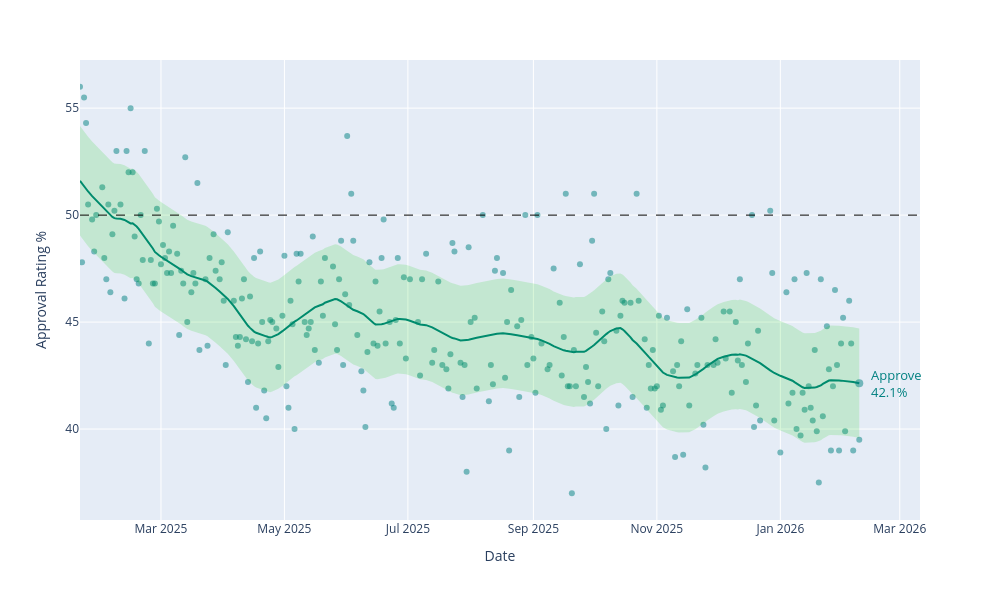

Source (notebook cell):
### Markdown cell above
## Using Plotly Express and built-in loess

### Code cell
fig = px.scatter(
    result, x="end_date", y="yes", 
    labels={"end_date" : "Date", "yes" : "Approval Rating %"},
    color_discrete_sequence=['teal'],
    trendline="lowess",
    trendline_options=dict(frac=0.1)
)

trendline_trace = fig.data[1]

smoothed_y = trendline_trace.y  
raw_y = result['yes'].values

residuals = raw_y - smoothed_y
std = residuals.std()

upper = smoothed_y + 0.96 * std
lower = smoothed_y - 0.96 * std

last_date = trendline_trace.x[-1]
last_val = trendline_trace.y[-1]

fig.add_trace(go.Scatter(
    x=trendline_trace.x, y=lower,
    mode='lines', line=dict(width=0),
    showlegend=False
), row=None)  

fig.add_trace(go.Scatter(
    x=trendline_trace.x, y=upper,
    mode='lines', line=dict(width=0),
    fill='tonexty', fillcolor='rgba(0,200,0,0.15)',
    showlegend=False
))

fig.add_annotation(
    x=last_date,
    y=last_val,
    text=f"Approve<br>{last_val:.1f}%",
    showarrow=False,
    xanchor="left",
    xshift=10,
    font=dict(size=13, color="teal"),
    align="left"
)

fig.add_trace(go.Scatter(
    x=[last_date],
    y=[last_val],
    mode="markers",
    marker=dict(size=8, color="teal"),
    showlegend=False
))

fig.update_xaxes(range=[result['end_date'].min(), last_date + pd.Timedelta(days=30)])


fig.update_layout(width=1000, height=600)
fig.update_traces(marker=dict(opacity=0.5))
fig.add_hline(y=50, line=dict(color="black", dash="dash", width=1))

### Figure 1 — Plotly figure (JSON) as saved in the notebook; plotly's stock layout.template omitted (floating-point values rounded to 4 significant figures; data arrays with more than 128 entries replaced by an {"elided": "..."} marker saying what was removed)
{"data": [{"hovertemplate": "Date=%{x}<br>Approval Rating %=%{y}<extra></extra>", "legendgroup": "", "marker": {"color": "teal", "opacity": 0.5, "symbol": "circle"}, "mode": "markers", "name": "", "orientation": "v", "showlegend": false, "type": "scatter", "x": {"elided": "292 str values"}, "xaxis": "x", "y": {"elided": "292 float values"}, "yaxis": "y"}, {"hovertemplate": "<b>LOWESS trendline</b><br><br>Date=%{x}<br>Approval Rating %=%{y} <b>(trend)</b><extra></extra>", "legendgroup": "", "marker": {"color": "teal", "opacity": 0.5, "symbol": "circle"}, "mode": "lines", "name": "", "showlegend": false, "type": "scatter", "x": {"elided": "292 str values"}, "xaxis": "x", "y": {"elided": "292 float values"}, "yaxis": "y"}, {"line": {"width": 0}, "marker": {"opacity": 0.5}, "mode": "lines", "showlegend": false, "type": "scatter", "x": {"elided": "292 str values"}, "y": {"elided": "292 float values"}}, {"fill": "tonexty", "fillcolor": "rgba(0,200,0,0.15)", "line": {"width": 0}, "marker": {"opacity": 0.5}, "mode": "lines", "showlegend": false, "type": "scatter", "x": {"elided": "292 str values"}, "y": {"elided": "292 float values"}}, {"marker": {"color": "teal", "opacity": 0.5, "size": 8}, "mode": "markers", "showlegend": false, "type": "scatter", "x": ["2026-02-09T00:00:00"], "y": [42.14]}], "layout": {"annotations": [{"align": "left", "font": {"color": "teal", "size": 13}, "showarrow": false, "text": "Approve<br>42.1%", "x": "2026-02-09T00:00:00", "xanchor": "left", "xshift": 10, "y": 42.14}], "height": 600, "legend": {"tracegroupgap": 0}, "margin": {"t": 60}, "shapes": [{"line": {"color": "black", "dash": "dash", "width": 1}, "type": "line", "x0": 0, "x1": 1, "xref": "x domain", "y0": 50, "y1": 50, "yref": "y"}], "width": 1000, "xaxis": {"anchor": "y", "domain": [0, 1], "range": ["2025-01-20T00:00:00", "2026-03-11T00:00:00"], "title": {"text": "Date"}}, "yaxis": {"anchor": "x", "domain": [0, 1], "title": {"text": "Approval Rating %"}}}}
